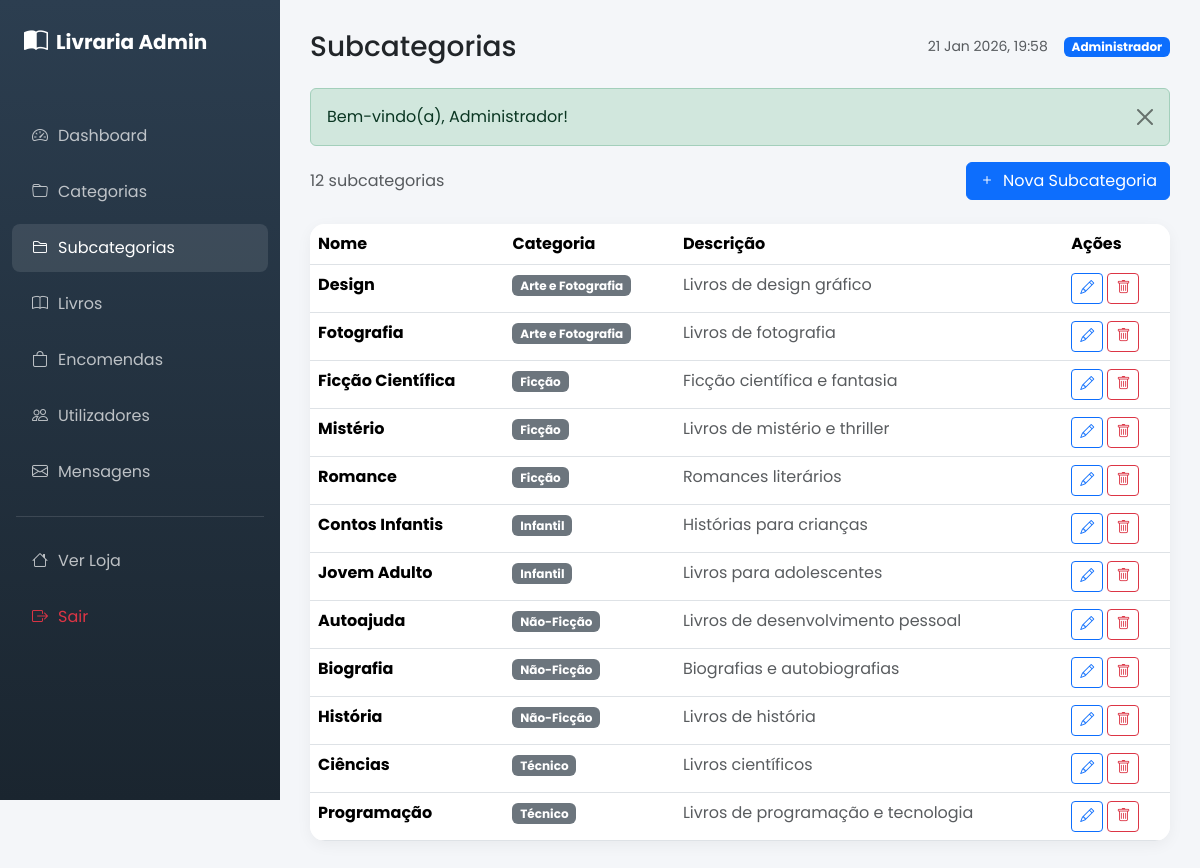
The page /admin/subcategories.php (signed in) on the database its author committed.
### tables this page shows
CREATE TABLE IF NOT EXISTS subcategories (
    id INT AUTO_INCREMENT PRIMARY KEY,
    category_id INT NOT NULL,
    name VARCHAR(100) NOT NULL,
    description TEXT,
    created_at DATETIME DEFAULT CURRENT_TIMESTAMP,
    FOREIGN KEY (category_id) REFERENCES categories(id) ON DELETE CASCADE
);

CREATE TABLE IF NOT EXISTS categories (
    id INT AUTO_INCREMENT PRIMARY KEY,
    name VARCHAR(100) NOT NULL,
    description TEXT,
    created_at DATETIME DEFAULT CURRENT_TIMESTAMP
);

### admin/subcategories.php (the view, shortened to what this page needs)
<?php
$pageTitle = 'Subcategorias';
require_once '../includes/functions.php';
require_once 'includes/header.php';
$subcategories = $db->query("SELECT s.*, c.name as category_name FROM subcategories s LEFT JOIN categories c ON s.category_id = c.id ORDER BY c.name, s.name")->fetchAll();
?>
<div class="d-flex justify-content-between align-items-center mb-4">
    <p class="text-muted mb-0"><?php echo count($subcategories); ?> subcategorias</p>
    <button class="btn btn-primary" data-bs-toggle="modal" data-bs-target="#addModal"><i
            class="bi bi-plus me-2"></i>Nova Subcategoria</button>
</div>
<div class="table-card">
    <div class="table-responsive">
        <table class="table table-hover mb-0">
            <thead>
                <tr>
                    <th>Nome</th>
                    <th>Categoria</th>
                    <th>Descrição</th>
                    <th>Ações</th>
                </tr>
            </thead>
            <tbody>
                <?php foreach ($subcategories as $sub): ?>
                    <tr>
                        <td><strong><?php echo htmlspecialchars($sub['name']); ?></strong></td>
                        <td><span class="badge bg-secondary"><?php echo htmlspecialchars($sub['category_name']); ?></span>
                        </td>
                        <td class="text-muted"><?php echo htmlspecialchars(truncateText($sub['description'], 40)); ?></td>
                        <td>
                            <button class="btn btn-sm btn-outline-primary"
                                onclick="editSub(<?php echo htmlspecialchars(json_encode($sub)); ?>)"><i
                                    class="bi bi-pencil"></i></button>
                            <form method="POST" class="d-inline" onsubmit="return confirm('Eliminar?')">
                                <button type="submit" class="btn btn-sm btn-outline-danger"><i
                                        class="bi bi-trash"></i></button>
                            </form>
                        </td>
                    </tr>
                <?php endforeach; ?>
            </tbody>
        </table>
    </div>
</div>
<?php require_once 'includes/footer.php'; ?>

### admin/includes/header.php (shortened to what this page needs)
<!DOCTYPE html>
<html lang="pt-PT">
<head>
    <link href="https://cdn.jsdelivr.net/npm/bootstrap@5.3.2/dist/css/bootstrap.min.css" rel="stylesheet">
    <link rel="stylesheet" href="https://cdn.jsdelivr.net/npm/bootstrap-icons@1.11.1/font/bootstrap-icons.css">
</head>
<body>
    <div class="d-flex">
        <aside class="sidebar">
            <div class="p-4">
                <a href="../index.php" class="text-white text-decoration-none d-flex align-items-center mb-4">
                    <i class="bi bi-book-half fs-4 me-2"></i>
                    <span class="fs-5 fw-bold">Livraria Admin</span>
                </a>
            </div>
            <nav class="nav flex-column">
                <a class="nav-link <?php echo basename($_SERVER['PHP_SELF']) == 'index.php' ? 'active' : ''; ?>"
                    href="index.php">
                    <i class="bi bi-speedometer2"></i>Dashboard
                </a>
                <a class="nav-link <?php echo basename($_SERVER['PHP_SELF']) == 'categories.php' ? 'active' : ''; ?>"
                    href="categories.php">
                    <i class="bi bi-folder"></i>Categorias
                </a>
                <a class="nav-link <?php echo basename($_SERVER['PHP_SELF']) == 'subcategories.php' ? 'active' : ''; ?>"
                    href="subcategories.php">
                    <i class="bi bi-folder2"></i>Subcategorias
                </a>
                <a class="nav-link <?php echo basename($_SERVER['PHP_SELF']) == 'books.php' ? 'active' : ''; ?>"
                    href="books.php">
                    <i class="bi bi-book"></i>Livros
                </a>
                <a class="nav-link <?php echo basename($_SERVER['PHP_SELF']) == 'orders.php' ? 'active' : ''; ?>"
                    href="orders.php">
                    <i class="bi bi-bag"></i>Encomendas
                </a>
                <a class="nav-link <?php echo basename($_SERVER['PHP_SELF']) == 'users.php' ? 'active' : ''; ?>"
                    href="users.php">
                    <i class="bi bi-people"></i>Utilizadores
                </a>
                <a class="nav-link <?php echo basename($_SERVER['PHP_SELF']) == 'messages.php' ? 'active' : ''; ?>"
                    href="messages.php">
                    <i class="bi bi-envelope"></i>Mensagens
                </a>
                <hr class="text-white-50 mx-3">
                <a class="nav-link" href="../index.php"><i class="bi bi-house"></i>Ver Loja</a>
                <a class="nav-link text-danger" href="../logout.php"><i class="bi bi-box-arrow-right"></i>Sair</a>
            </nav>
        </aside>
        <main class="main-content flex-grow-1">
            <div class="d-flex justify-content-between align-items-center mb-4">
                <h1 class="h3 mb-0">
                    <?php echo $pageTitle ?? 'Dashboard'; ?>
                </h1>
                <div class="d-flex align-items-center">
                    <span class="me-3 text-muted small">
                        <?php echo date('d M Y, H:i'); ?>
                    </span>
                    <span class="badge bg-primary">
                        <?php echo htmlspecialchars($_SESSION['user_name']); ?>
                    </span>
                </div>
            </div>
            <?php echo getFlashMessage(); ?>

### includes/functions.php (shortened to what this page needs)
<?php
function showAlert($message, $type = 'info')
{
    return '<div class="alert alert-' . $type . ' alert-dismissible fade show" role="alert">
                ' . $message . '
                <button type="button" class="btn-close" data-bs-dismiss="alert"></button>
            </div>';
}
function getFlashMessage()
{
    if (isset($_SESSION['flash_message'])) {
        $message = $_SESSION['flash_message'];
        $type = $_SESSION['flash_type'] ?? 'info';
        return showAlert($message, $type);
    }
    return '';
}
function truncateText($text, $length = 100)
{
    if (strlen($text) <= $length) {
        return $text;
    }
    return substr($text, 0, $length) . '...';
}
?>

### admin/includes/footer.php (shortened to what this page needs)
</main>
</div>
</body>
</html>

### admin/includes/header.php (style rules this page uses)
body { font-family: 'Poppins', sans-serif; background: #f4f6f9; }
.sidebar { width: 280px; background: linear-gradient(180deg, #2c3e50 0%, #1a252f 100%); min-height: 100vh; position: fixed; }
.sidebar .nav-link { color: rgba(255, 255, 255, 0.7); padding: 12px 20px; border-radius: 8px; margin: 4px 12px; transition: all 0.3s; }
.sidebar .nav-link:hover, .sidebar .nav-link.active { background: rgba(255, 255, 255, 0.1); color: white; }
.sidebar .nav-link i { margin-right: 10px; width: 20px; text-align: center; }
.main-content { margin-left: 280px; padding: 30px; }
.table-card { background: white; border-radius: 15px; box-shadow: 0 4px 15px rgba(0, 0, 0, 0.05); overflow: hidden; }

### rows shown on the page
subcategories: name "Design", category.name "Arte e Fotografia", description "Livros de design gráfico"
subcategories: name "Fotografia", category.name "Arte e Fotografia", description "Livros de fotografia"
subcategories: name "Ficção Científica", category.name "Ficção", description "Ficção científica e fantasia"
subcategories: name "Mistério", category.name "Ficção", description "Livros de mistério e thriller"
subcategories: name "Romance", category.name "Ficção", description "Romances literários"
subcategories: name "Contos Infantis", category.name "Infantil", description "Histórias para crianças"
subcategories: name "Jovem Adulto", category.name "Infantil", description "Livros para adolescentes"
subcategories: name "Autoajuda", category.name "Não-Ficção", description "Livros de desenvolvimento pessoal"
subcategories: name "Biografia", category.name "Não-Ficção", description "Biografias e autobiografias"
subcategories: name "História", category.name "Não-Ficção", description "Livros de história"
subcategories: name "Ciências", category.name "Técnico", description "Livros científicos"
subcategories: name "Programação", category.name "Técnico", description "Livros de programação e tecnologia"

### other values the page prints
$pageTitle "Subcategorias"
$_SESSION['user_name'] "Administrador"
$message "Bem-vindo(a), Administrador!"
count($subcategories) "12"
